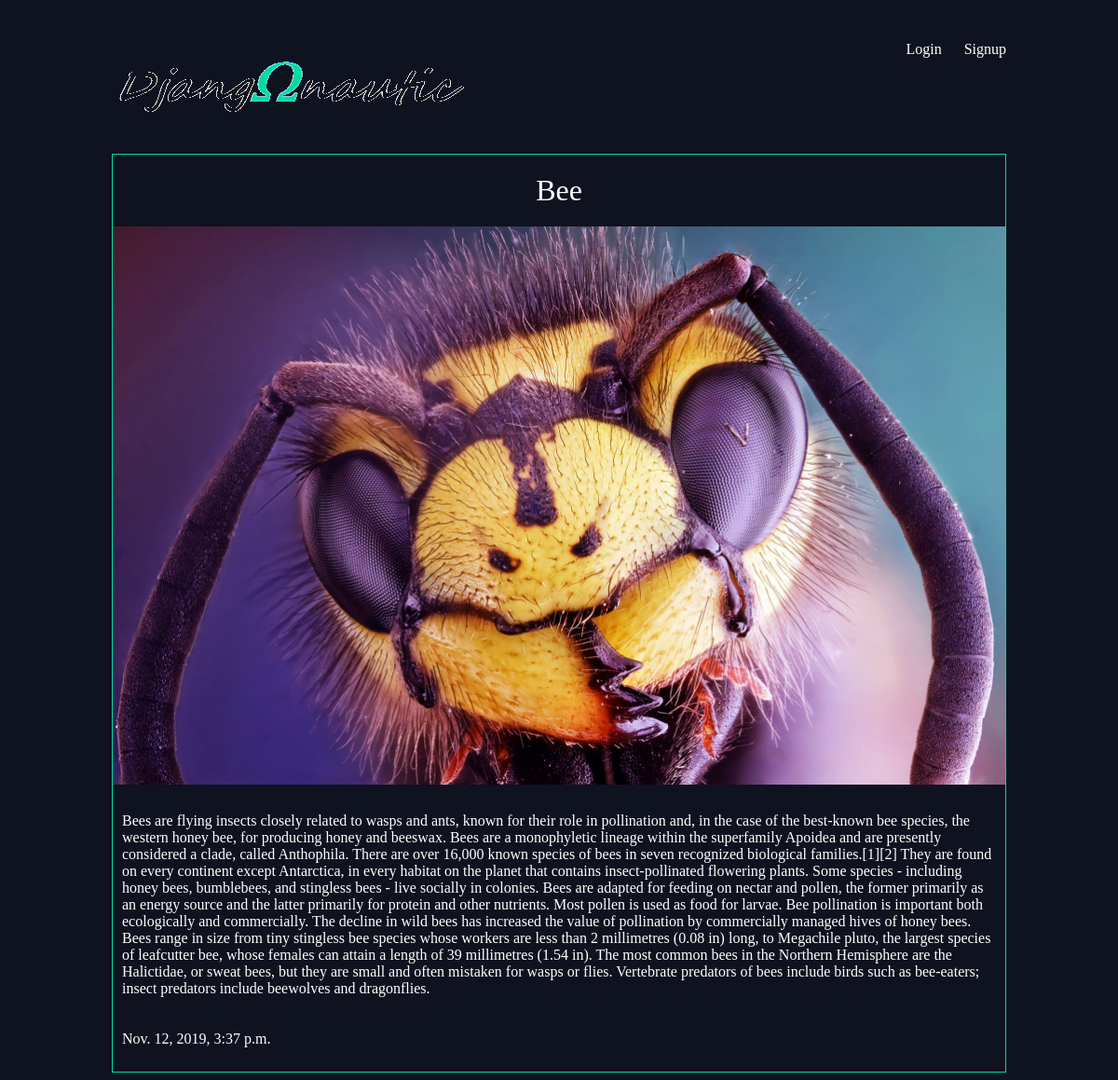
Screenshot of /articles/bee/ with the database file from the repository.
### articles/models.py (models this page shows, shortened)
class Article(models.Model):
    title = models.CharField(max_length=100)
    slug = models.SlugField()
    body = models.TextField()
    date = models.DateTimeField(auto_now_add=True)
    thumb = models.ImageField(default='default.png', blank=True)
    author = models.ForeignKey(User, default=None, on_delete=models.CASCADE)

### articles/views.py (the view)
# urls.py: url(r'^(?P<slug>[\w-]+)/$', views.article_detail, name="detail",),
def article_detail(request, slug):
    article = Article.objects.get(slug=slug)
    return render(request, 'articles/article_detail.html', { 'article': article })

### articles/templates/articles/article_detail.html
{% extends 'base_layout.html' %}
{% block content %}
<div class="article_detail">
  <div class="article">
    <h2>{{ article.title }}</h2>
    <img src="{{ article.thumb.url }}" />
    <p>{{ article.body }}</p>
    <p>{{ article.date }}</p>
  </div>
</div>
{% endblock %}

### assets/styles.css (style rules this page uses)
body { background-color: #0f121f; background-image: url(90445.jpg); background-repeat: no-repeat; color: #fff; }
body * { font-family: Ubuntu; }
h1, h2, h3, h4, h5 { font-weight: normal; margin: 0; }
.article { padding: 10px; border: 1px solid #00dba0; position: relative; padding-bottom: 40px; }
.article h2 { font-size: 1.2em; }
.article_detail .article { padding: 0; }
.article_detail .article img { max-width: 100%; }
.article_detail .article h2 { text-align: center; margin: 20px auto; font-size: 2em; }
.article_detail .article p { text-align: left; padding: 10px; }

### rows the page displays
Article: title "Bee", thumb (picture), body "Bees are flying insects closely related to wasps and ants, known for their role in pollination and, in the case of the best-known bee species, the western honey bee, for producing honey and beeswax. Bees are a monophyletic lineage within the superfamily Apoidea and are presently considered a clade, called Anthophila. There are over 16,000 known species of bees in seven recognized biological families.[1][2] They are found on every continent except Antarctica, in every habitat on the planet that contains insect-pollinated flowering plants. Some species - including honey bees, bumblebees, and stingless bees - live socially in colonies. Bees are adapted for feeding on nectar and pollen, the…", date "Nov. 12, 2019, 3:37 p.m."
